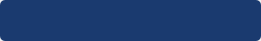
<?xml version="1.0" encoding="UTF-8"?>
<ui version="4.0">
 <class>ShortCutButton</class>
 <widget class="QWidget" name="ShortCutButton">
  <property name="geometry">
   <rect>
    <x>0</x>
    <y>0</y>
    <width>261</width>
    <height>41</height>
   </rect>
  </property>
  <property name="windowTitle">
   <string>Form</string>
  </property>
  <widget class="QPushButton" name="_shortCutButton">
   <property name="geometry">
    <rect>
     <x>0</x>
     <y>0</y>
     <width>261</width>
     <height>41</height>
    </rect>
   </property>
   <property name="styleSheet">
    <string notr="true">QPushButton{
background-color: rgb(26, 58, 111);
border-radius: 5px
}
QPushButton:hover{
	background-color: rgb(39, 74, 132);
}
QPushButton:pressed{
	background-color: rgb(20, 42, 82);
}</string>
   </property>
   <property name="text">
    <string/>
   </property>
   <property name="flat">
    <bool>false</bool>
   </property>
  </widget>
 </widget>
 <resources/>
 <connections/>
</ui>
